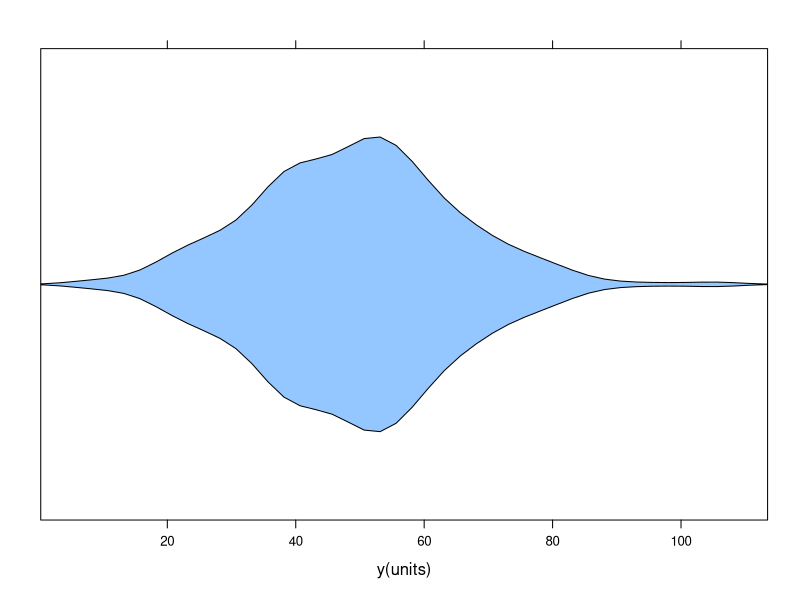
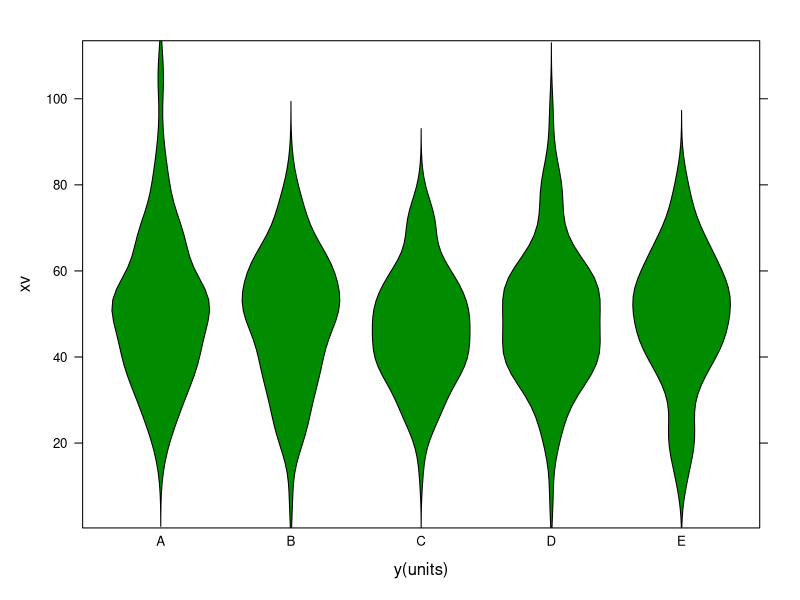
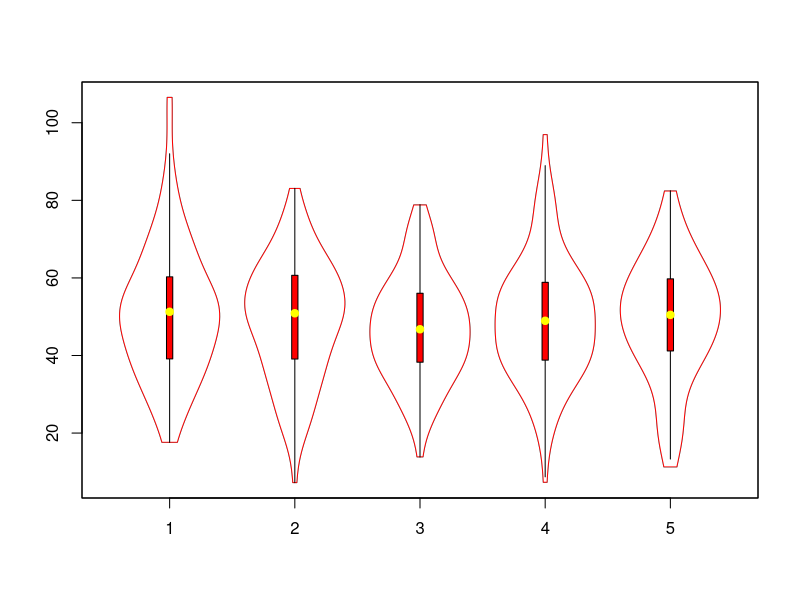
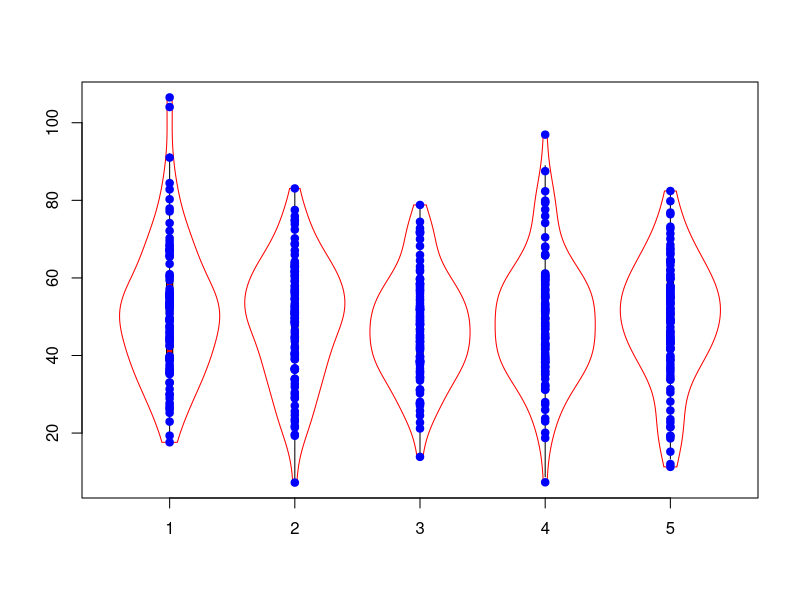

Here is the R script that generated these plots, in order:
## ---- chunk 1
knitr::opts_chunk$set(echo = TRUE)
## ---- chunk 2
# data

#Violin box plot
#data
set.seed (45)
xv <- rnorm(500, 50,15)
gv <- c(rep("A",100), rep("B",100), rep("C",100), rep("D",100), rep("E", 100))
dataf <- data.frame(xv, gv)
#plot
require(lattice)
library("latticeExtra")
bwplot(xv, panel = panel.violin, box.ratio = 3, xlab="y(units)")

bwplot(xv~gv, data=dataf, panel = panel.violin, box.ratio = 3, xlab="y(units)", col = "green4")

# using vioplot 
require(vioplot)
vioplot(xv[1:100], xv[101:200], xv[201:300], xv[301:400], xv[401:500],col="cyan2", border="cyan2", lty=1, lwd=1, rectCol="red",
colMed="white", pchMed=19, add=FALSE, wex=1,drawRect=TRUE  )


vioplot(xv[1:100], xv[101:200], xv[201:300], xv[301:400], xv[401:500],col="white", border="red", lty=1, lwd=1, rectCol="red",
colMed="yellow", pchMed=19, add=TRUE, wex=1,drawRect=TRUE  )

set.seed (45)
xv <- rnorm(500, 50,15)
pch1 <- rep(1:5, each = 100)


plot(1, type="n", axes=F, xlab="", ylab="")



vioplot(xv[1:100], xv[101:200], xv[201:300], xv[301:400], xv[401:500],col="white", border="red", lty=1, lwd=1, rectCol="red",
colMed="yellow", pchMed=19, add=FALSE, wex=1,drawRect=TRUE )

points(pch1, xv, pch = 19, col = "blue") 
